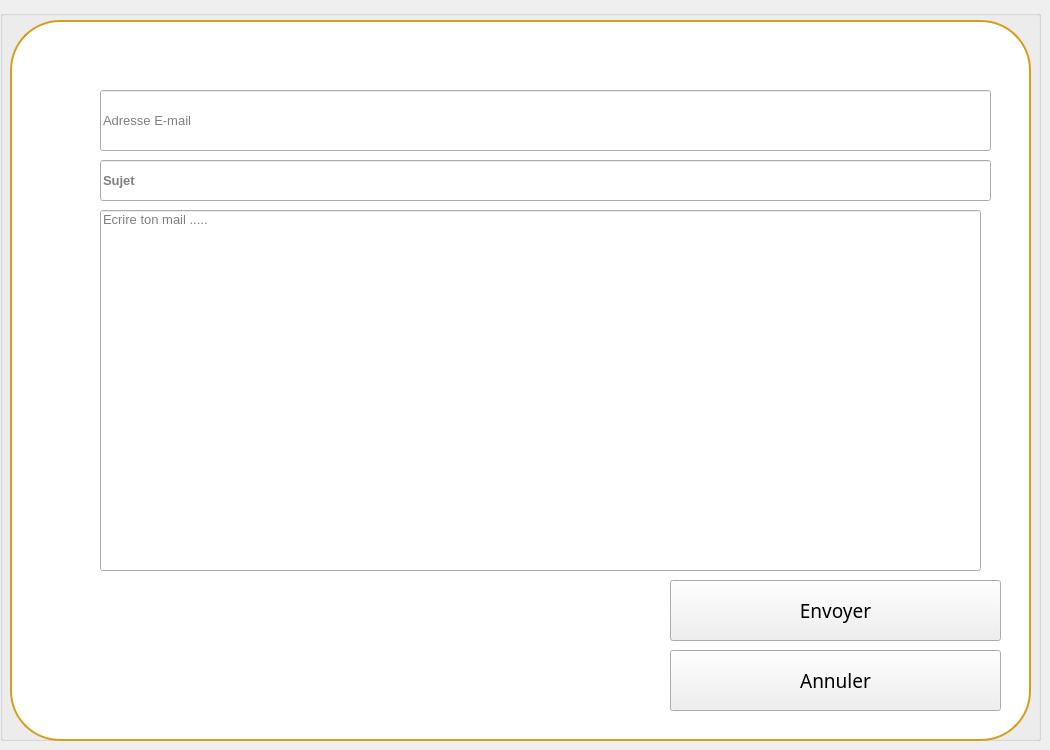
    <widget class="QWidget" name="mail">
     <widget class="QGroupBox" name="groupBox_5">
      <property name="geometry">
       <rect>
        <x>0</x>
        <y>10</y>
        <width>1041</width>
        <height>731</height>
       </rect>
      </property>
      <property name="styleSheet">
       <string notr="true">#groupBox_4{
   background-color: white;
   border-radius: 10px ;
   border: 3px solid green ;
}</string>
      </property>
      <property name="title">
       <string/>
      </property>
      <widget class="QLabel" name="label_10">
       <property name="geometry">
        <rect>
         <x>350</x>
         <y>20</y>
         <width>511</width>
         <height>31</height>
        </rect>
       </property>
       <property name="font">
        <font>
         <family>MS Sans Serif</family>
         <pointsize>15</pointsize>
         <weight>50</weight>
         <bold>false</bold>
        </font>
       </property>
       <property name="text">
        <string/>
       </property>
      </widget>
      <widget class="QLineEdit" name="mailSujet_2">
       <property name="geometry">
        <rect>
         <x>100</x>
         <y>150</y>
         <width>891</width>
         <height>41</height>
        </rect>
       </property>
       <property name="font">
        <font>
         <pointsize>10</pointsize>
         <weight>75</weight>
         <bold>true</bold>
        </font>
       </property>
       <property name="inputMethodHints">
        <set>Qt::ImhNone</set>
       </property>
       <property name="maxLength">
        <number>1000</number>
       </property>
       <property name="placeholderText">
        <string>Sujet</string>
       </property>
      </widget>
      <widget class="QLineEdit" name="mailBody_2">
       <property name="geometry">
        <rect>
         <x>100</x>
         <y>200</y>
         <width>881</width>
         <height>361</height>
        </rect>
       </property>
       <property name="font">
        <font>
         <pointsize>10</pointsize>
        </font>
       </property>
       <property name="alignment">
        <set>Qt::AlignLeading|Qt::AlignLeft|Qt::AlignTop</set>
       </property>
       <property name="placeholderText">
        <string>Ecrire ton mail .....</string>
       </property>
      </widget>
      <widget class="QPushButton" name="pbEnvoiMail_2">
       <property name="geometry">
        <rect>
         <x>670</x>
         <y>570</y>
         <width>331</width>
         <height>61</height>
        </rect>
       </property>
       <property name="font">
        <font>
         <family>OCR A Extended</family>
         <pointsize>14</pointsize>
         <weight>50</weight>
         <bold>false</bold>
        </font>
       </property>
       <property name="layoutDirection">
        <enum>Qt::LeftToRight</enum>
       </property>
       <property name="autoFillBackground">
        <bool>false</bool>
       </property>
       <property name="text">
        <string>Envoyer</string>
       </property>
       <property name="flat">
        <bool>false</bool>
       </property>
      </widget>
      <widget class="QLineEdit" name="mailAdresseEmail_2">
       <property name="geometry">
        <rect>
         <x>100</x>
         <y>80</y>
         <width>891</width>
         <height>61</height>
        </rect>
       </property>
       <property name="font">
        <font>
         <pointsize>10</pointsize>
         <weight>50</weight>
         <bold>false</bold>
        </font>
       </property>
       <property name="inputMethodHints">
        <set>Qt::ImhNone</set>
       </property>
       <property name="maxLength">
        <number>1000</number>
       </property>
       <property name="placeholderText">
        <string>Adresse E-mail </string>
       </property>
      </widget>
      <widget class="QLabel" name="iconEnvoi_2">
       <property name="geometry">
        <rect>
         <x>1080</x>
         <y>740</y>
         <width>81</width>
         <height>81</height>
        </rect>
       </property>
       <property name="text">
        <string/>
       </property>
      </widget>
      <widget class="QPushButton" name="annulermail">
       <property name="geometry">
        <rect>
         <x>670</x>
         <y>640</y>
         <width>331</width>
         <height>61</height>
        </rect>
       </property>
       <property name="font">
        <font>
         <family>OCR A Extended</family>
         <pointsize>14</pointsize>
         <weight>50</weight>
         <bold>false</bold>
        </font>
       </property>
       <property name="layoutDirection">
        <enum>Qt::LeftToRight</enum>
       </property>
       <property name="autoFillBackground">
        <bool>false</bool>
       </property>
       <property name="text">
        <string>Annuler</string>
       </property>
       <property name="flat">
        <bool>false</bool>
       </property>
      </widget>
      <widget class="QPushButton" name="pushButton_38">
       <property name="geometry">
        <rect>
         <x>10</x>
         <y>10</y>
         <width>1021</width>
         <height>721</height>
        </rect>
       </property>
       <property name="styleSheet">
        <string notr="true">/*QPushButton {
    background-color: white;
    color: darkred;
    border: 2px solid darkred;
    border-radius: 50px; 
    padding: 10px; 
}*/
QPushButton {
    background-color: white;
    color: darkred;
    border: 2px solid rgb(215, 157, 27);
    border-radius: 50px;
    padding: 10px; 
}</string>
       </property>
       <property name="text">
        <string/>
       </property>
      </widget>
      <zorder>pushButton_38</zorder>
      <zorder>label_10</zorder>
      <zorder>mailSujet_2</zorder>
      <zorder>mailBody_2</zorder>
      <zorder>pbEnvoiMail_2</zorder>
      <zorder>mailAdresseEmail_2</zorder>
      <zorder>iconEnvoi_2</zorder>
      <zorder>annulermail</zorder>
     </widget>
    </widget>
